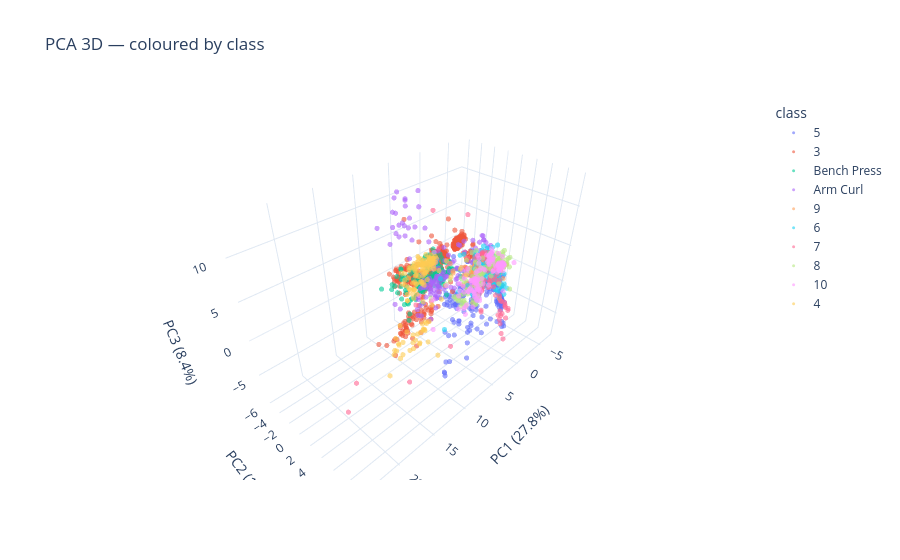

Source (notebook cell):
### Code cell
X_pca_3d, pca3 = plot_pca_3d(X_scaled, y_all, color_by='class',
                               class_names=CLASS_NAMES_PARENT)

### Figure 1 — Plotly figure (JSON) as saved in the notebook; plotly's stock layout.template omitted (floating-point values rounded to 4 significant figures; data arrays with more than 128 entries replaced by an {"elided": "..."} marker saying what was removed)
{"data": [{"hovertemplate": "class=5<br>PC1 (27.8%)=%{x}<br>PC2 (16.2%)=%{y}<br>PC3 (8.4%)=%{z}<extra></extra>", "legendgroup": "5", "marker": {"color": "#636efa", "opacity": 0.6, "size": 3, "symbol": "circle"}, "mode": "markers", "name": "5", "scene": "scene", "showlegend": true, "type": "scatter3d", "x": {"elided": "331 float values"}, "y": {"elided": "331 float values"}, "z": {"elided": "331 float values"}}, {"hovertemplate": "class=3<br>PC1 (27.8%)=%{x}<br>PC2 (16.2%)=%{y}<br>PC3 (8.4%)=%{z}<extra></extra>", "legendgroup": "3", "marker": {"color": "#EF553B", "opacity": 0.6, "size": 3, "symbol": "circle"}, "mode": "markers", "name": "3", "scene": "scene", "showlegend": true, "type": "scatter3d", "x": {"elided": "520 float values"}, "y": {"elided": "520 float values"}, "z": {"elided": "520 float values"}}, {"hovertemplate": "class=Bench Press<br>PC1 (27.8%)=%{x}<br>PC2 (16.2%)=%{y}<br>PC3 (8.4%)=%{z}<extra></extra>", "legendgroup": "Bench Press", "marker": {"color": "#00cc96", "opacity": 0.6, "size": 3, "symbol": "circle"}, "mode": "markers", "name": "Bench Press", "scene": "scene", "showlegend": true, "type": "scatter3d", "x": {"elided": "140 float values"}, "y": {"elided": "140 float values"}, "z": {"elided": "140 float values"}}, {"hovertemplate": "class=Arm Curl<br>PC1 (27.8%)=%{x}<br>PC2 (16.2%)=%{y}<br>PC3 (8.4%)=%{z}<extra></extra>", "legendgroup": "Arm Curl", "marker": {"color": "#ab63fa", "opacity": 0.6, "size": 3, "symbol": "circle"}, "mode": "markers", "name": "Arm Curl", "scene": "scene", "showlegend": true, "type": "scatter3d", "x": {"elided": "133 float values"}, "y": {"elided": "133 float values"}, "z": {"elided": "133 float values"}}, {"hovertemplate": "class=9<br>PC1 (27.8%)=%{x}<br>PC2 (16.2%)=%{y}<br>PC3 (8.4%)=%{z}<extra></extra>", "legendgroup": "9", "marker": {"color": "#FFA15A", "opacity": 0.6, "size": 3, "symbol": "circle"}, "mode": "markers", "name": "9", "scene": "scene", "showlegend": true, "type": "scatter3d", "x": {"elided": "134 float values"}, "y": {"elided": "134 float values"}, "z": {"elided": "134 float values"}}, {"hovertemplate": "class=6<br>PC1 (27.8%)=%{x}<br>PC2 (16.2%)=%{y}<br>PC3 (8.4%)=%{z}<extra></extra>", "legendgroup": "6", "marker": {"color": "#19d3f3", "opacity": 0.6, "size": 3, "symbol": "circle"}, "mode": "markers", "name": "6", "scene": "scene", "showlegend": true, "type": "scatter3d", "x": {"elided": "131 float values"}, "y": {"elided": "131 float values"}, "z": {"elided": "131 float values"}}, {"hovertemplate": "class=7<br>PC1 (27.8%)=%{x}<br>PC2 (16.2%)=%{y}<br>PC3 (8.4%)=%{z}<extra></extra>", "legendgroup": "7", "marker": {"color": "#FF6692", "opacity": 0.6, "size": 3, "symbol": "circle"}, "mode": "markers", "name": "7", "scene": "scene", "showlegend": true, "type": "scatter3d", "x": [-2.384, -1.096, -0.8324, -1.286, -2.322, -2.59, -2.073, -2.226, -2.692, -0.02808, 0.9538, 1.711, -0.3227, -0.02487, -0.3016, -1.165, -0.9394, -2.404, -2.493, -0.6831, -1.812, -1.285, -0.1447, 1.169, 0.2112, -2.31, -2.047, -2.39, -4.056, 1.528, -0.9772, -1.487, -2.005, -1.668, -0.6208, 0.2919, -2.084, -0.6816, -2.943, -5.468, -5.227, -5.054, -4.802, -5.114, -5.267, -5.646, -5.62, -4.881, -5.202, -3.297, -4.739, -5.304, -5.343, -4.542, -5.416, -5.871, 17.19, 24.01, 13.61, 8.142, 9.249, 5.89, 10.4, 22.36, 11.82, -3.977, -3.171, -2.69, -1.101, 0.1404, 2.85, 2.002, -1.909, -1.449, -1.47, -1.478, -1.622, -1.99, -1.059, 0.4677, -0.1945, -1.781, -2.107, -1.905, -1.71, -1.924, -2.244, -2.033, -2.461, -3.426, -2.742, -3.855, -4.916, -4.21, -3.829, -4.748, -3.864, -3.87, -5.069, -5.795, -2.939, -3.225, -3.522, -4.535, -4.845, -5.335, -5.178, -5.195, -5.003, -5.046, -5.554, -5.781], "y": [5.012, 5.743, 6.459, 6.912, 5.749, 5.487, 5.916, 5.25, 4.56, 4.718, 7.814, 8.621, 7.34, 6.87, 6.514, 5.889, 6.207, 5.832, 6.192, 5.295, 3.411, 1.991, 2.284, 3.899, 3.831, 1.483, 1.612, 0.9476, 0.7079, 3.616, 0.7334, 2.175, 1.725, 2.764, 4.395, 3.915, 1.284, 0.608, 1.485, -0.492, -0.5594, -0.0963, -0.2046, -0.4498, 0.1894, 0.6449, 0.064, -0.1223, -0.09467, -0.1419, -0.2061, -0.2504, -0.5031, -0.7041, -0.4556, 0.03236, 8.833, 8.568, 6.053, 3.803, 3.959, 5.437, 5.022, 7.777, 9.073, 0.08613, 0.215, -1.092, 1.248, 2.606, 5.895, 5.335, 1.762, 1.771, 1.412, 1.644, 1.749, 1.598, 2.334, 2.886, 3.213, 2.702, 2.053, 1.802, 1.975, 2.349, 1.381, 0.9787, 1.171, 2.761, 2.671, 2.031, 1.327, 1.322, 0.8807, 0.8925, 2.006, 2.855, 2.048, 0.2589, 3.354, 3.152, 2.963, 2.93, 2.858, 2.101, 1.466, 1.441, 0.8427, 1.02, 1.548, 1.132], "z": [-2.899, -4.037, -3.268, -2.745, -3.004, -2.956, -3.039, -2.73, -2.491, 0.9595, -4.554, -4.436, -3.146, -4.147, -3.848, -3.317, -3.748, -3.479, -3.505, -0.9729, -0.4237, 0.1112, 0.3837, -0.4488, -0.6226, 0.3914, -0.1756, 0.2548, 1.07, 0.8814, -0.3261, -0.002458, -0.08854, -0.4661, -0.08903, -0.3463, -1.021, 0.7541, 1.615, 0.2848, 0.6703, 0.5636, 0.5866, 0.5893, 0.05414, 0.3002, 0.7892, 0.4407, 0.4234, 0.9093, 0.7966, 0.8895, 0.4121, 0.4725, 0.4664, 0.07674, -0.01258, 1.3, 5.593, 8.613, 13.15, 12.07, 3.795, 2.912, 1.159, 0.7969, 1.085, 0.694, -0.3536, 0.7498, -1.019, -2.034, -1.948, -1.558, -1.375, -1.617, -2.263, -2.328, 0.02906, -2.784, -1.561, -1.21, -1.487, -2.027, -2.276, -1.973, -2.171, -2.359, -1.537, -1.305, -2.147, -1.74, -0.8401, -0.8841, -0.821, -1.033, -1.352, -1.331, -0.6382, -0.05314, 1.085, -0.5086, -2.276, -2.11, -1.912, -1.626, -1.304, -0.9699, -0.6565, -0.7116, -0.8443, -0.7629]}, {"hovertemplate": "class=8<br>PC1 (27.8%)=%{x}<br>PC2 (16.2%)=%{y}<br>PC3 (8.4%)=%{z}<extra></extra>", "legendgroup": "8", "marker": {"color": "#B6E880", "opacity": 0.6, "size": 3, "symbol": "circle"}, "mode": "markers", "name": "8", "scene": "scene", "showlegend": true, "type": "scatter3d", "x": {"elided": "141 float values"}, "y": {"elided": "141 float values"}, "z": {"elided": "141 float values"}}, {"hovertemplate": "class=10<br>PC1 (27.8%)=%{x}<br>PC2 (16.2%)=%{y}<br>PC3 (8.4%)=%{z}<extra></extra>", "legendgroup": "10", "marker": {"color": "#FF97FF", "opacity": 0.6, "size": 3, "symbol": "circle"}, "mode": "markers", "name": "10", "scene": "scene", "showlegend": true, "type": "scatter3d", "x": {"elided": "138 float values"}, "y": {"elided": "138 float values"}, "z": {"elided": "138 float values"}}, {"hovertemplate": "class=4<br>PC1 (27.8%)=%{x}<br>PC2 (16.2%)=%{y}<br>PC3 (8.4%)=%{z}<extra></extra>", "legendgroup": "4", "marker": {"color": "#FECB52", "opacity": 0.6, "size": 3, "symbol": "circle"}, "mode": "markers", "name": "4", "scene": "scene", "showlegend": true, "type": "scatter3d", "x": {"elided": "142 float values"}, "y": {"elided": "142 float values"}, "z": {"elided": "142 float values"}}], "layout": {"legend": {"title": {"text": "class"}, "tracegroupgap": 0}, "scene": {"domain": {"x": [0, 1], "y": [0, 1]}, "xaxis": {"title": {"text": "PC1 (27.8%)"}}, "yaxis": {"title": {"text": "PC2 (16.2%)"}}, "zaxis": {"title": {"text": "PC3 (8.4%)"}}}, "title": {"text": "PCA 3D — coloured by class"}}}
